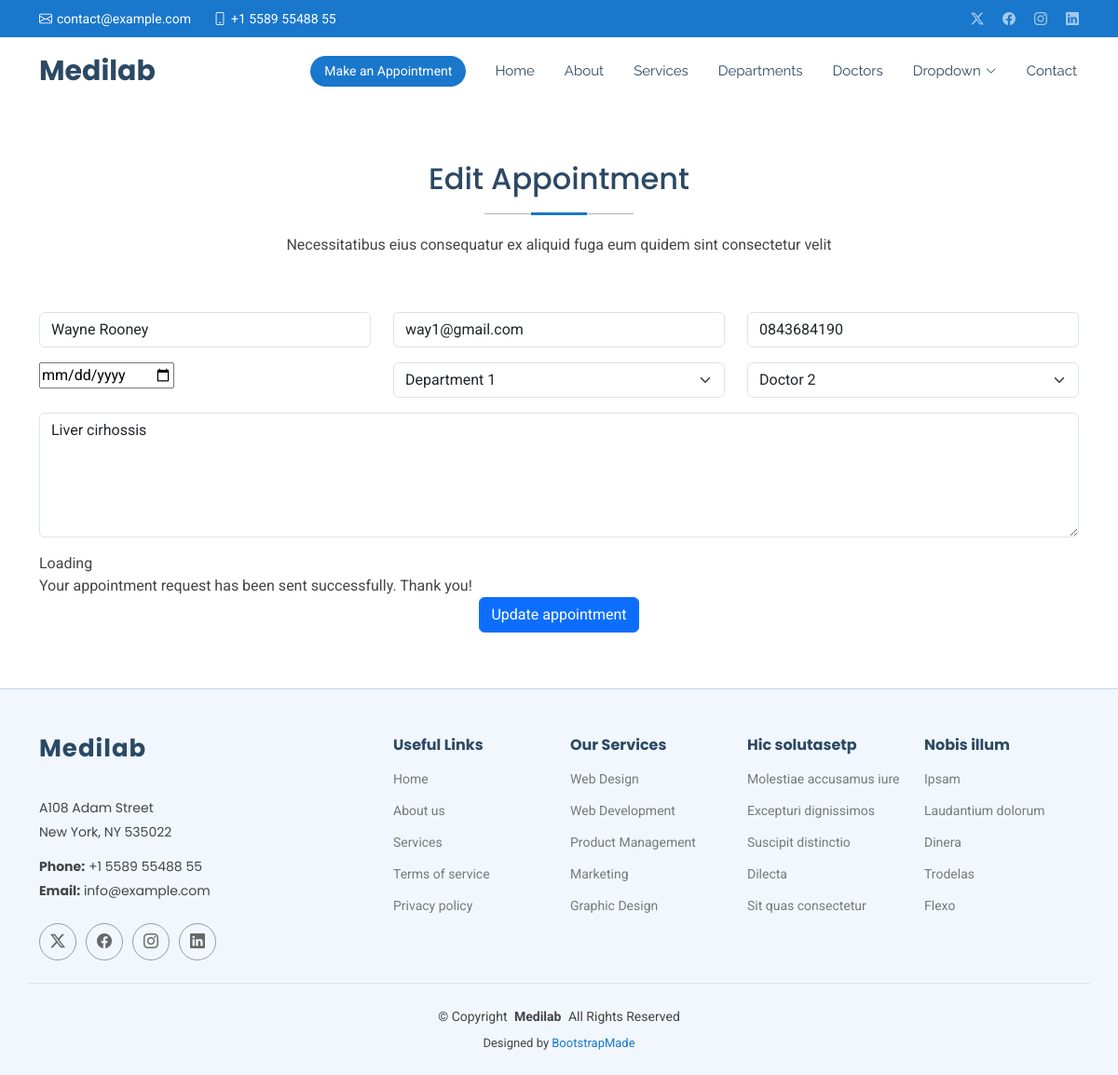
The page /edit/3 on the database its author committed.
### medapp/models.py (models this page shows, shortened)
class Appointment(models.Model):
    name = models.CharField(max_length=50)
    email = models.EmailField()
    phone = models.CharField(max_length=15)
    date = models.DateField()
    department = models.CharField(max_length=50)
    doctor = models.CharField(max_length=50)
    message = models.TextField()

### medapp/views.py (the view)
# urls.py: path('edit/<int:id>',views.edit,name='edit'),
def edit(request,id):
    appointment = get_object_or_404(Appointment,id=id)
    if request.method == "POST":
        appointment.name = request.POST.get('name')
        appointment.email = request.POST.get('email')
        appointment.phone = request.POST.get('phone')
        appointment.date = request.POST.get('date')
        appointment.department= request.POST.get('department')
        appointment.doctor = request.POST.get('doctor')
        appointment.message = request.POST.get('message')
        appointment.save()
        return redirect('/show')
    else:
        return render(request,'edit.html',{'appointment':appointment})

### Templates/edit.html (shortened to what this page needs)
{% extends 'starter-page.html' %}
{% load static %}
{% block content %}
    <section id="appointment" class="appointment section">
      <div class="container section-title" data-aos="fade-up">
        <h2>Edit Appointment</h2>
        <p>Necessitatibus eius consequatur ex aliquid fuga eum quidem sint consectetur velit</p>
      </div>
      <div class="container" data-aos="fade-up" data-aos-delay="100">
        <form  method="post" >
          <div class="row">
            <div class="col-md-4 form-group">
              <input type="text" name="name" value="{{ appointment.name }}" class="form-control" id="name" placeholder="Your Name" required="">
            </div>
            <div class="col-md-4 form-group mt-3 mt-md-0">
              <input type="email" class="form-control" name="email" value="{{ appointment.email }}" id="email" placeholder="Your Email" required="">
            </div>
            <div class="col-md-4 form-group mt-3 mt-md-0">
              <input type="tel" class="form-control" name="phone" value="{{ appointment.phone }}" id="phone" placeholder="Your Phone" required="">
            </div>
          </div>
          <div class="row">
            <div class="col-md-4 form-group mt-3">
              <input type="date" name="date" value="{{ appointment.date }} class="form-control datepicker" id="date" placeholder="Appointment Date" required="">
            </div>
            <div class="col-md-4 form-group mt-3">
              <select name="department" value="{{ appointment.department }}" id="department" class="form-select" required="">
                <option value="Department 1" {% if appointment.department == "Department 1" %}selected{% endif %} >Department 1</option>
              </select>
            </div>
            <div class="col-md-4 form-group mt-3">
              <select name="doctor" value="{{ appointment.doctor }}" id="doctor" class="form-select" required="">
                <option value="Doctor 2" {% if appointment.doctor == "Doctor 2" %}selected{% endif %}>Doctor 2</option>
              </select>
            </div>
          </div>
          <div class="form-group mt-3">
            <textarea class="form-control" name="message" rows="5" placeholder="Message (Optional)">{{ appointment.message }}</textarea>
          </div>
          <div class="mt-3">
            <div class="loading">Loading</div>
            <div class="sent-message">Your appointment request has been sent successfully. Thank you!</div>
            <div class="text-center"><button type="submit" class="btn btn-primary">Update appointment</button></div>
          </div>
        </form>
      </div>
    </section>
{% endblock %}

### static/assets/css/main.css (style rules this page uses)
:root { --default-font: "Roboto", system-ui, -apple-system, "Segoe UI", Roboto, "Helvetica Neue", Arial, "Noto Sans", "Liberation Sans", sans-serif, "Apple Color Emoji", "Segoe UI Emoji", "Segoe UI Symbol", "Noto Color Emoji"; --heading-font: "Poppins", sans-serif; --nav-font: "Raleway", sans-serif; }
:root { --background-color: #ffffff; --default-color: #444444; --heading-color: #2c4964; --accent-color: #1977cc; --surface-color: #ffffff; --contrast-color: #ffffff; }
:root { --nav-color: #2c4964; --nav-hover-color: #1977cc; --nav-mobile-background-color: #ffffff; --nav-dropdown-background-color: #ffffff; --nav-dropdown-color: #2c4964; --nav-dropdown-hover-color: #1977cc; }
:root { scroll-behavior: smooth; }
body { color: var(--default-color); background-color: var(--background-color); font-family: var(--default-font); }
h1, h2, h3, h4, h5, h6 { color: var(--heading-color); font-family: var(--heading-font); }
section, .section { color: var(--default-color); background-color: var(--background-color); padding: 60px 0; scroll-margin-top: 72px; overflow: clip; }
.section-title { text-align: center; padding-bottom: 60px; position: relative; }
.section-title h2 { font-size: 32px; font-weight: 500; margin-bottom: 20px; padding-bottom: 20px; position: relative; }
.section-title h2:before { content: ""; position: absolute; display: block; width: 160px; height: 1px; background: color-mix(in srgb, var(--default-color), transparent 60%); left: 0; right: 0; bottom: 1px; margin: auto; }
.section-title h2::after { content: ""; position: absolute; display: block; width: 60px; height: 3px; background: var(--accent-color); left: 0; right: 0; bottom: 0; margin: auto; }
.section-title p { margin-bottom: 0; }

### rows shown on the page
Appointment: name "Wayne Rooney", email "way1@gmail.com", phone "0843684190", department "Department 1", doctor "Doctor 2", message "Liver cirhossis"
